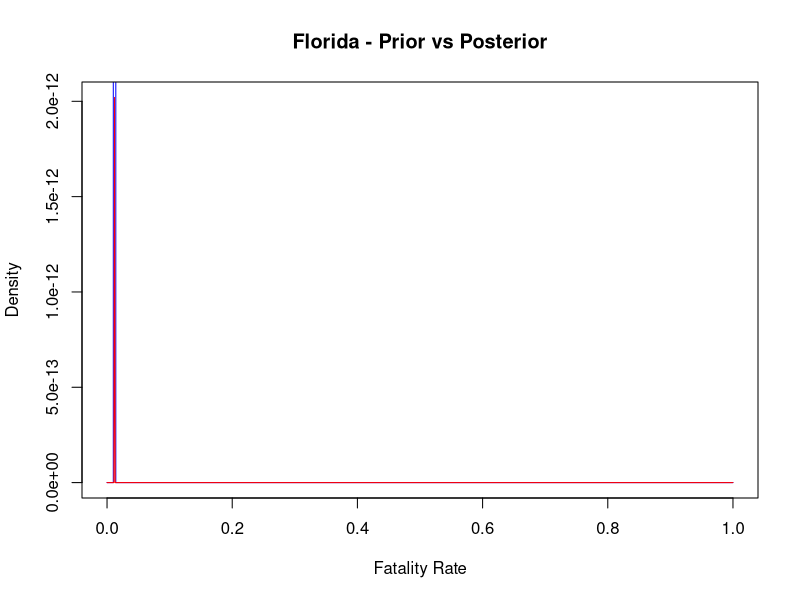
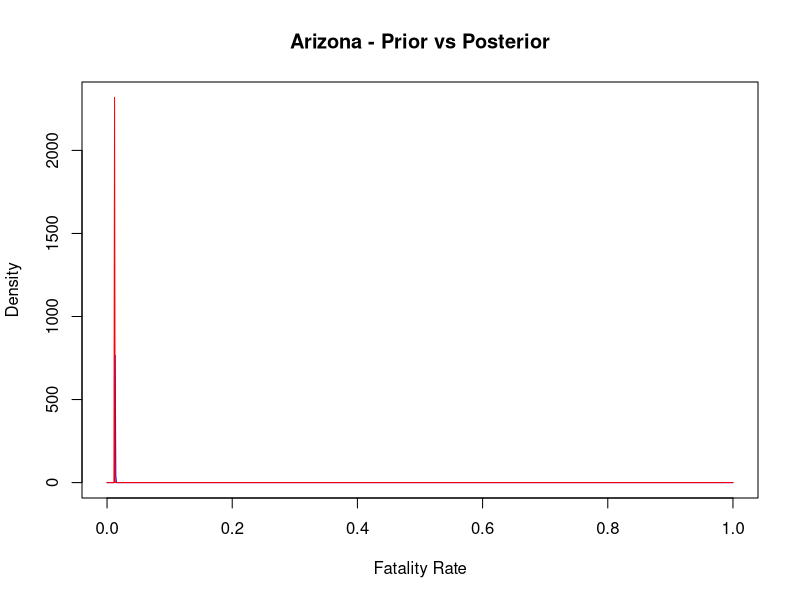

R code for these plots, in order:
# Define the total cases and deaths for Florida and Arizona
florida_cases <- 7627999
florida_deaths <- 89075
arizona_cases <- 2486671
arizona_deaths <- 29852

# Define the priors for Florida and Arizona
florida_prior <- c(6000, 500000)
arizona_prior <- c(2700, 200000)

# Calculate the posterior distributions for Florida and Arizona
florida_posterior <- florida_prior + c(florida_deaths, florida_cases - florida_deaths)
arizona_posterior <- arizona_prior + c(arizona_deaths, arizona_cases - arizona_deaths)

# Calculate posterior medians and 95% credible intervals for Florida and Arizona
florida_median <- qbeta(0.5, florida_posterior[1], florida_posterior[2])
florida_credible_interval <- qbeta(c(0.025, 0.975), florida_posterior[1], florida_posterior[2])

arizona_median <- qbeta(0.5, arizona_posterior[1], arizona_posterior[2])
arizona_credible_interval <- qbeta(c(0.025, 0.975), arizona_posterior[1], arizona_posterior[2])

# Create a table-like structure for the results
results_table <- data.frame(
  Location = c("Florida", "Arizona"),
  Total_Cases = c(florida_cases, arizona_cases),
  Total_Deaths = c(florida_deaths, arizona_deaths),
  Posterior_Median = c(florida_median, arizona_median),
  `95%_Credible_Interval_Lower` = c(florida_credible_interval[1], arizona_credible_interval[1]),
  `95%_Credible_Interval_Upper` = c(florida_credible_interval[2], arizona_credible_interval[2])
)

# Print the results table
print(results_table)

# Plot the prior and posterior distributions for Florida
theta <- seq(0, 1, length.out = 1000)
prior_fl <- dbeta(theta, florida_prior[1], florida_prior[2])
posterior_fl <- dbeta(theta, florida_posterior[1], florida_posterior[2])

plot(theta, prior_fl, type = "l", col = "blue", ylim = c(0, max(posterior_fl)), 
     main = "Florida - Prior vs Posterior", xlab = "Fatality Rate", ylab = "Density")
lines(theta, posterior_fl, col = "red")

# Plot the prior and posterior distributions for Arizona
prior_az <- dbeta(theta, arizona_prior[1], arizona_prior[2])
posterior_az <- dbeta(theta, arizona_posterior[1], arizona_posterior[2])

plot(theta, prior_az, type = "l", col = "blue", ylim = c(0, max(posterior_az)), 
     main = "Arizona - Prior vs Posterior", xlab = "Fatality Rate", ylab = "Density")
lines(theta, posterior_az, col = "red")

